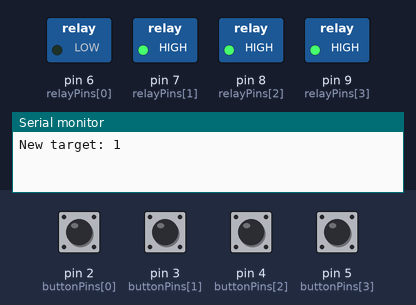
A sketch run on a simulated Arduino Uno, built with avr-gcc and run on an emulated ATmega328P. Parts: switched loads named in the sketch (green lamp = pin HIGH), the last lines printed to the serial monitor. The inputs (shaded band) are chosen by the test bench; at power-on: pin 2 (buttonPins[0]), pin 3 (buttonPins[1]), pin 4 (buttonPins[2]), pin 5 (buttonPins[3]) HIGH. Random numbers use the default seed unless the sketch sets one.

Above: at 1.2 s.
1.3 s: pin 2 (buttonPins[0]) pulled LOW for 0.15 s
At 2.3 s:
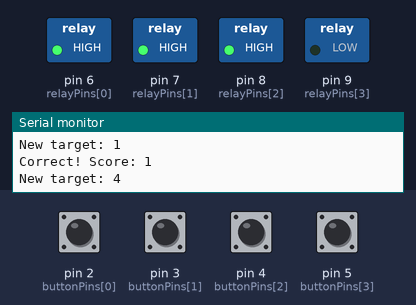
2.9 s: pin 5 (buttonPins[3]) pulled LOW for 0.15 s
At 3.5 s:
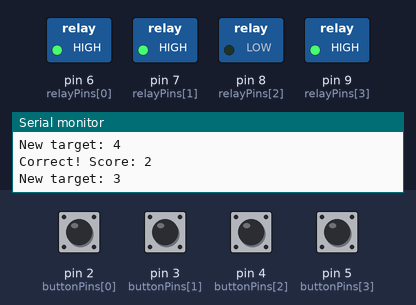
Timing chart, 0 to 5.9 s (numbered marks = the images above; inputs shaded):
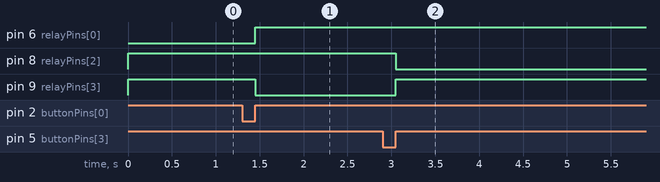

The sketch:

arduino_code.ino
```cpp
#include <Arduino.h>

const int buttonPins[4] = {2, 3, 4, 5};    // 버튼 핀
const int relayPins[4]  = {6, 7, 8, 9};    // 릴레이 핀 (전등 제어)
int activeIndex = -1;                     // 현재 불이 들어온 전등 인덱스
int score = 0;

void setup() {
  Serial.begin(9600);

  for (int i = 0; i < 4; i++) {
    pinMode(buttonPins[i], INPUT_PULLUP);
    pinMode(relayPins[i], OUTPUT);
    digitalWrite(relayPins[i], HIGH);  // 릴레이 OFF (LOW일 때 켜짐)
  }

  randomSeed(analogRead(A0));  // 무작위 시드 설정
  activateRandomLight();       // 시작 시 무작위 전등 점등
}

void activateRandomLight() {
  if (activeIndex != -1) {
    digitalWrite(relayPins[activeIndex], HIGH); // 이전 전등 OFF
  }
  activeIndex = random(0, 4);
  digitalWrite(relayPins[activeIndex], LOW);    // 새로운 전등 ON
  Serial.print("New target: ");
  Serial.println(activeIndex + 1);
}

void loop() {
  for (int i = 0; i < 4; i++) {
    if (digitalRead(buttonPins[i]) == LOW) {
      delay(50);  // 디바운스
      while (digitalRead(buttonPins[i]) == LOW); // 버튼 뗄 때까지 대기

      if (i == activeIndex) {
        score++;
        Serial.print("Correct! Score: ");
        Serial.println(score);
        activateRandomLight();  // 다음 문제로
      } else {
        Serial.println("Wrong button.");
      }
    }
  }
}
```

Measured:
- after the input at 1.3 s, pin 6 (relayPins[0]): LOW → HIGH after 0.15 s; pin 9 (relayPins[3]): HIGH → LOW after 0.15 s
- after the input at 2.9 s, pin 8 (relayPins[2]): HIGH → LOW after 0.15 s; pin 9 (relayPins[3]): LOW → HIGH after 0.15 s
